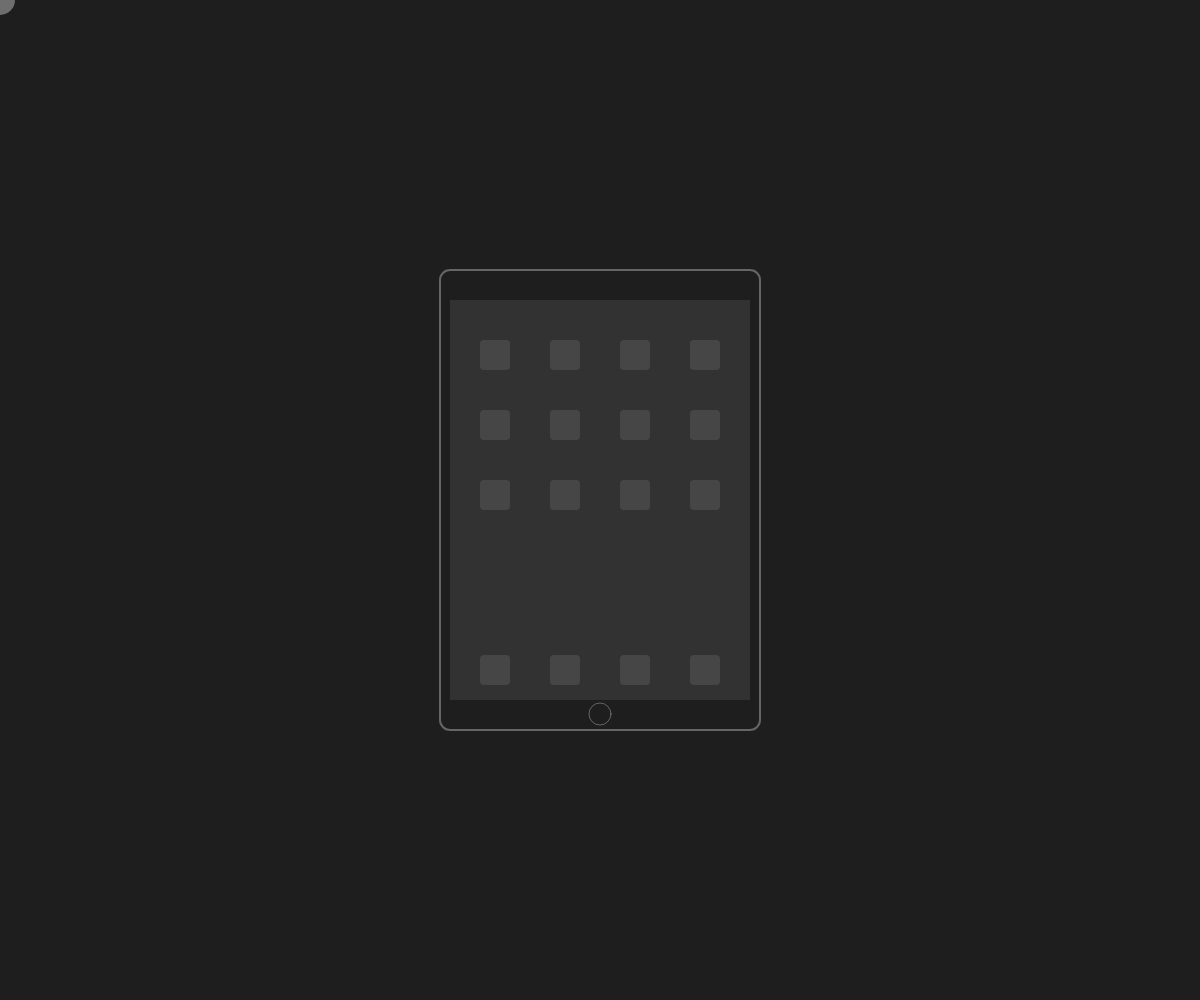
Frame 1 (no input)
Frame 60 (no input): identical to frame 1, image omitted
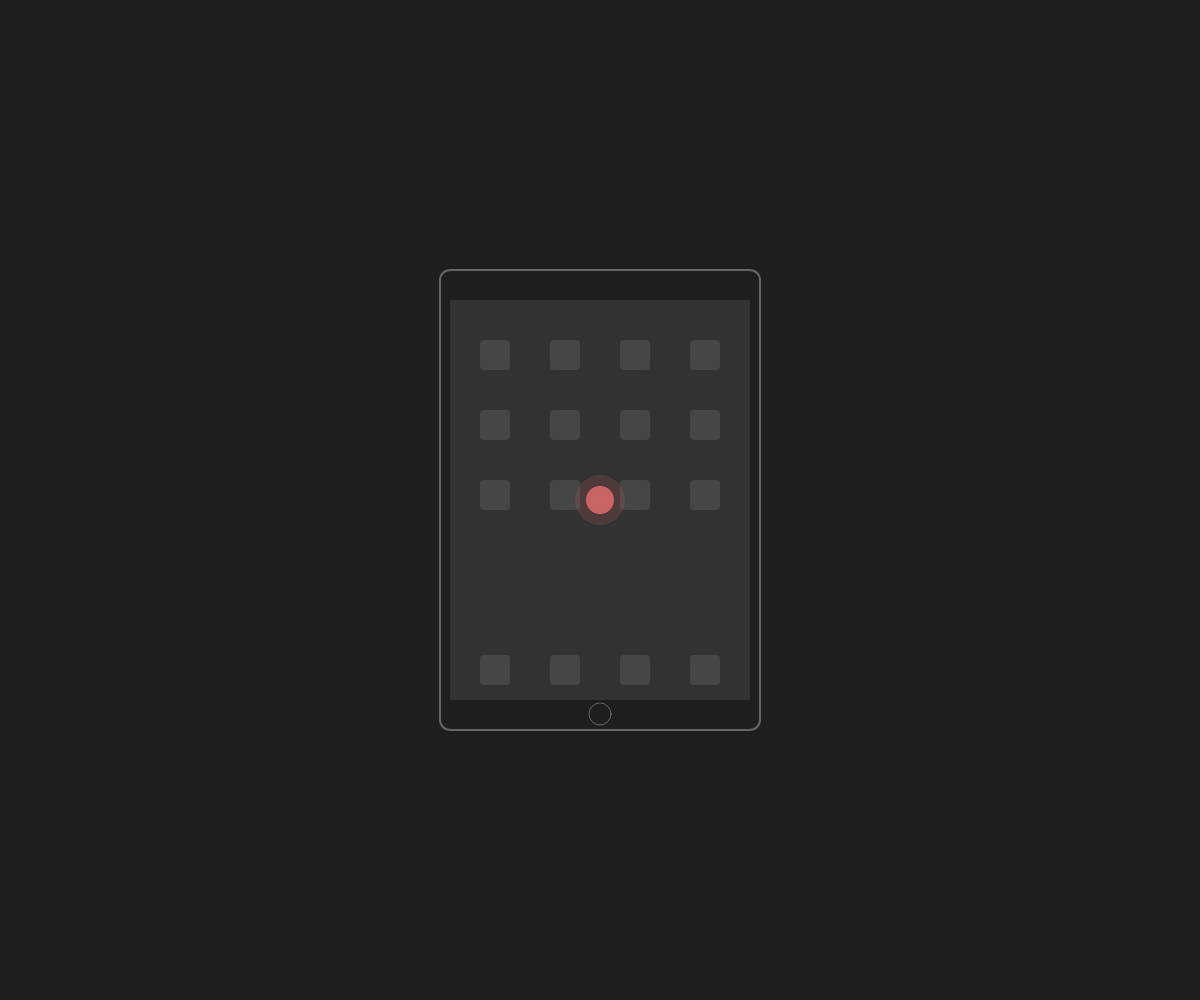
Frame 120 (the mouse pressed at the canvas centre since frame 60)

The p5.js sketch that drew these frames (run headless with seeded random() and noise() and a simulated clock; from frame 60 on, the mouse is pressed at the canvas centre):

// p5.js sketch
// ── sketch.js
let gp;

let r=30;
let s=1;

function setup() {
  createCanvas(windowWidth, windowHeight);
  gp = createGraphics(300,400);
}

function draw() {
  background(30);

  // mouse
  fill(110);
  noStroke();
  ellipse(mouseX, mouseY,30,30);

  // outline
  fill(30);
  strokeWeight(2);
  stroke(255,255,255,80);
  rectMode(CENTER);
  rect(width/2, height/2, 320,460,10);

  strokeWeight(1);
  ellipse(width/2, height/2+214, 22,22);

  gp.background(50);
  gp.fill(70);
  gp.noStroke();

  // icons
  for(i=0;i<4;i++){
    for(j=0;j<3;j++){
      gp.rect(30+i*70,40+j*70,30,30,4)
    }
  }

  // lower icons
  for(i=0;i<4;i++){
    gp.rect(30+i*70,355,30,30,4)
  }

  // mouse
  if(r===60){
    s=-1;
  } else if(r===20){
    s=1;
  }

  r=r+s;

  gp.fill(200,100,100,50);
  gp.ellipse(mouseX-width/2+150, mouseY-height/2+200,r,r);

  gp.fill(200,100,100);
  gp.ellipse(mouseX-width/2+150, mouseY-height/2+200,28,28);

  image(gp, width/2-150, height/2-200);
}
